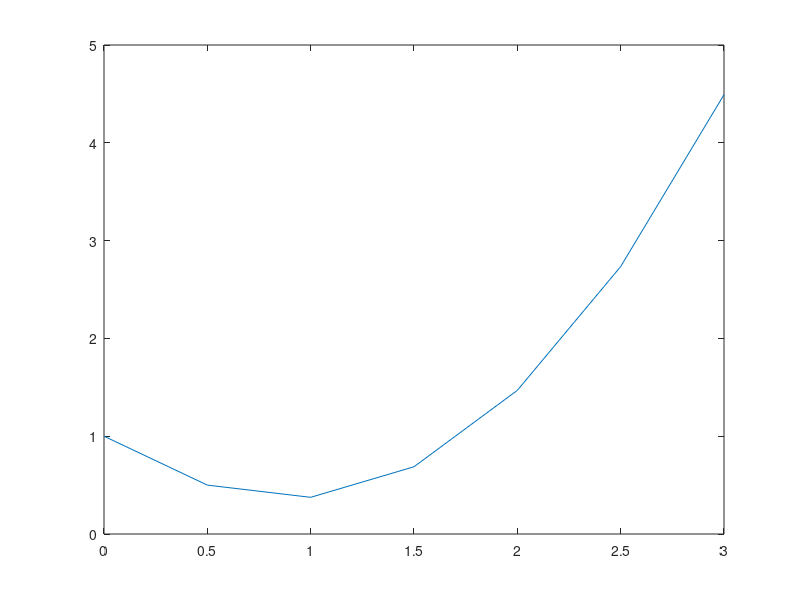

This figure's MATLAB source:
%% Practical Problems 13 Question 1

% Step 1: Welcome to ODEs guys. Let's create a system first
h = 0.5;
t = 0:h:3;
y = 1;
func = @(t, y) -y + t.^2;

% Step 2: Euler's Method | Slides 3
for i=1:length(t)-1  % เดียวจะ loop overflow เพราะ method มันจะเกิน
    y(i + 1) = y(i) + ( func(t(i), y(i)) .* h);
end

plot(t, y);